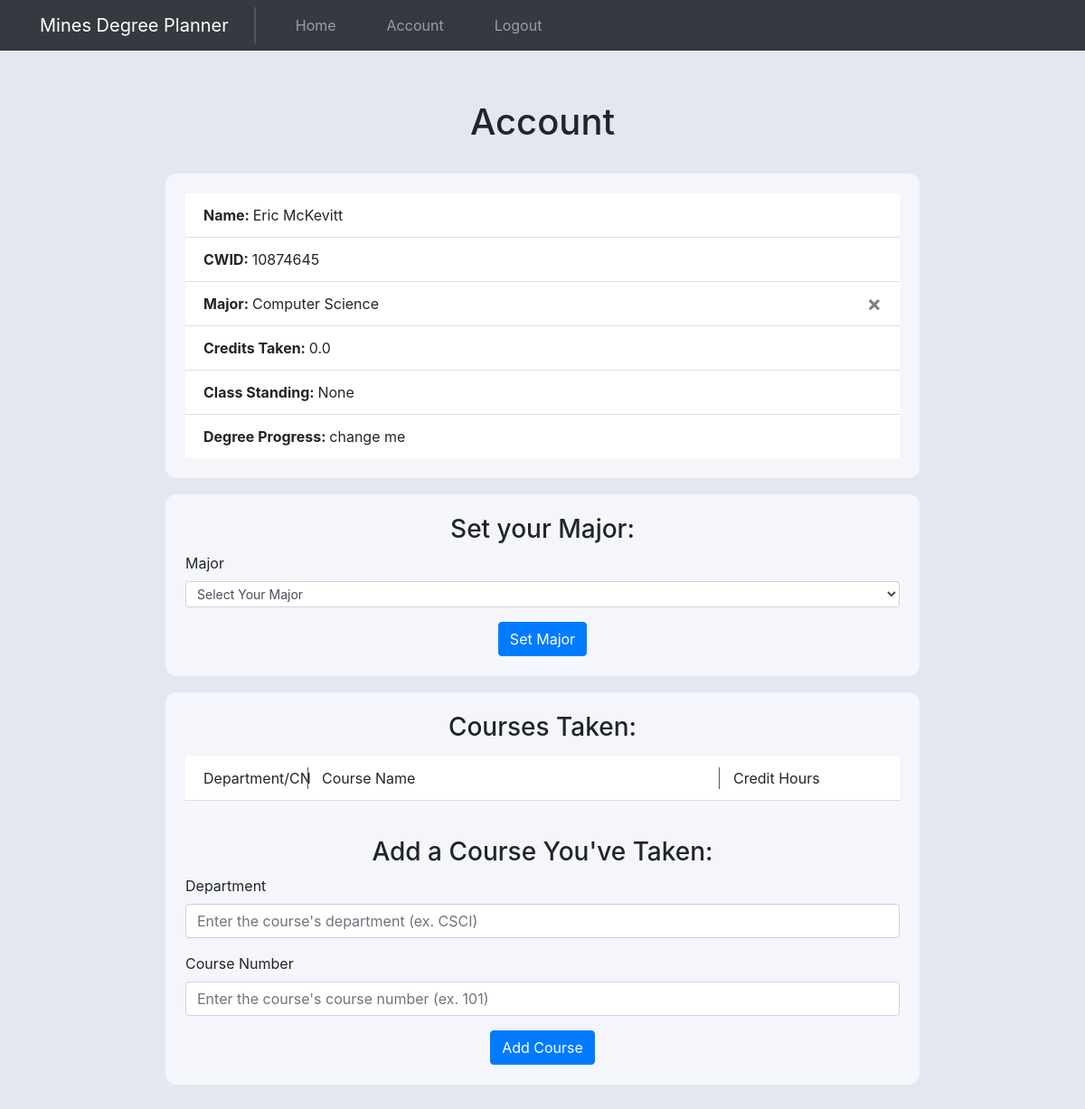
Page /account (signed in) on the earlier database version.
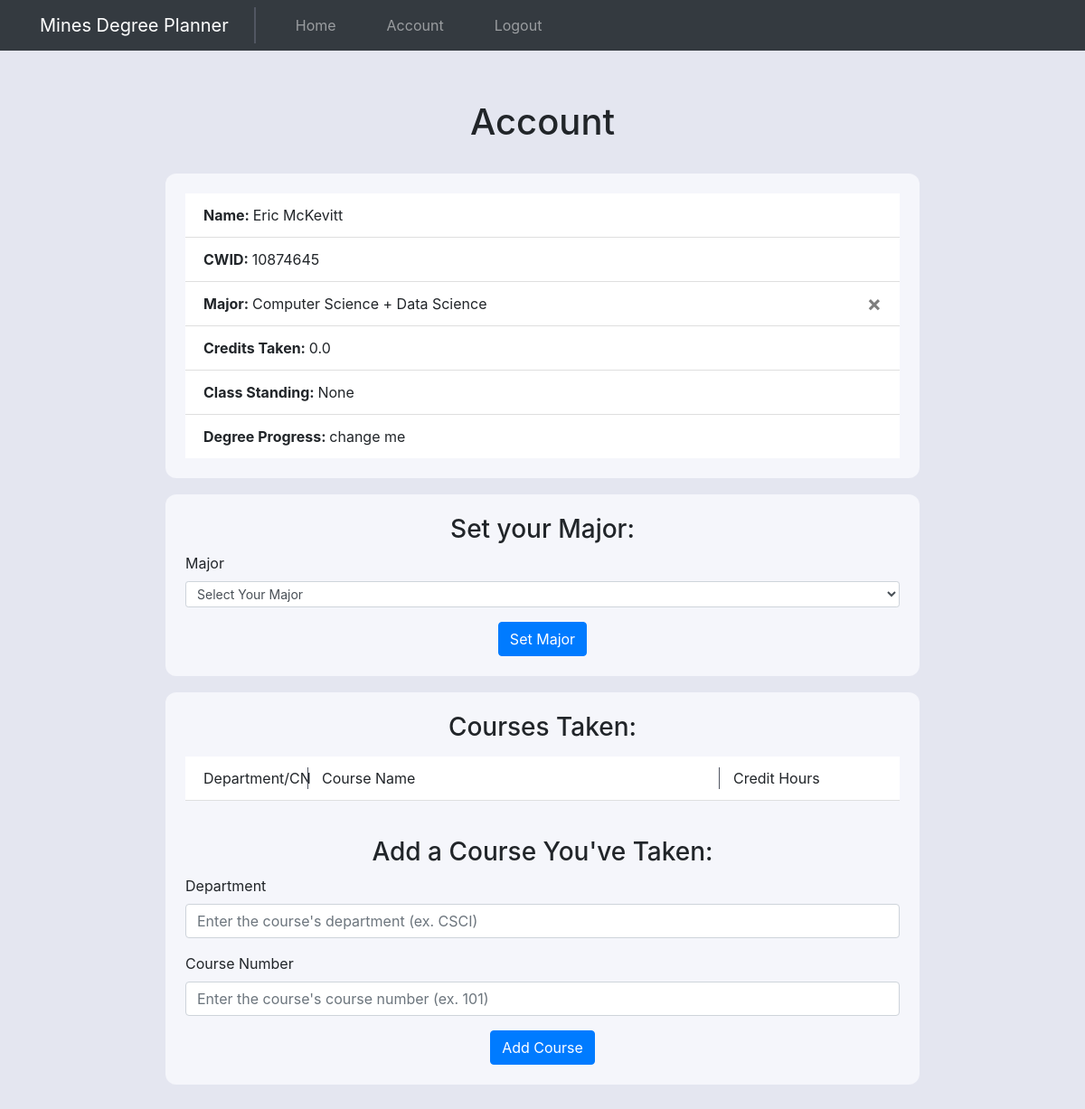
Same page on the later database version.
### website/models.py (models this page shows)
class User(db.Model, UserMixin):
    id = db.Column(db.Integer, primary_key=True)
    cwid = db.Column(db.Integer, unique=True)
    email = db.Column(db.String(150), unique=True)
    password = db.Column(db.String(150))
    first_name = db.Column(db.String(150))
    last_name = db.Column(db.String(150))
    major = db.Column(db.String(150))
    credits_taken = db.Column(db.String(10))
    class_standing = db.Column(db.String(10))
    courses = db.relationship('Course')
    semesters = db.relationship('Semester')
    num_semesters = db.Column(db.Integer)

### website/views.py (the view, shortened to what this page needs)
@views.route('/account', methods=['GET', 'POST'])
@login_required
def account():
    return render_template("account.html", user=current_user)

### website/__init__.py (called while the page is built)
def create_app():
    app = Flask(__name__)
    app.config['SECRET_KEY'] = 'josiefnapwpawoj'
    app.config['SQLALCHEMY_DATABASE_URI'] = f'sqlite:///{DB_NAME}'
    db.init_app(app)
    from .views import views
    from .auth import auth
    app.register_blueprint(views, url_prefix="/")
    app.register_blueprint(auth, url_prefix="/")
    from .models import User, Course, Semester
    create_database(app)
    login_manager = LoginManager()
    login_manager.login_view = 'auth.login'
    login_manager.init_app(app)
    @login_manager.user_loader
    def load_user(id):
        return User.query.get(int(id))
    return app

### website/templates/account.html (shortened to what this page needs)
{% extends "base.html" %} {% block title %}Account{% endblock %} {% block
content%}
<h1 style="text-align: center; padding: 25px 0px">Account</h1>
<section class="account-table">
    <ul class="list-group list-group-flush" id="notes">
        <li class="list-group-item">
            <strong>Name: </strong>{{user.first_name + " " + user.last_name}}
        </li>
        <li class="list-group-item"><strong>CWID: </strong>{{ user.cwid }}</li>
        <li class="list-group-item">
            <strong>Major: </strong>{{ user.major }}
            {% if user.major != 'None' %}
            <button type="button" class="close" onClick="deleteMajor()">
                <span aria-hidden="true">&times;</span>
            </button>
            {% endif %}
        </li>
        <li class="list-group-item">
            <strong>Credits Taken: </strong>{{ user.credits_taken }}
        </li>
        <li class="list-group-item">
            <strong>Class Standing: </strong>{{ user.class_standing }}
        </li>
        <li class="list-group-item">
            <strong>Degree Progress: </strong>change me
        </li>
    </ul>
</section>
<section class="account-major-form-section">
    <form method="POST">
        <h3 align="center">Set your Major:</h3>
        <div class="form-group set-major-form">
            <label for="department">Major</label>
            <select
                name="major"
                id="major"
                class="form-control form-control-sm"
                aria-label=".form-select-sm example"
                size="1"
            >
                <option selected value="None">Select Your Major</option>
            </select>
        </div>
        <div align="center">
            <button type="submit" class="btn btn-primary">Set Major</button>
        </div>
    </form>
</section>
<section class="courses-section">
    {% if user.courses %}
    <h3 align="center">Courses Taken:</h3>
    <ul
        class="list-group list-group-flush courses-taken-list"
        id="notes_titles"
    >
        <li class="list-group-item courses-taken-column-names">
            <div class="row">
                <div class="col-sm-2">Department/CN</div>
                <div class="col-md-7">Course Name</div>
                <div class="col-sm-2">Credit Hours</div>
                <div class="col-sm-1"></div>
            </div>
        </li>
    </ul>
    {% endif %}
    <br />
    <form method="POST">
        <h3 align="center">Add a Course You've Taken:</h3>
        <div class="form-group">
            <label for="department">Department</label>
            <input
                type="text"
                class="form-control"
                id="department"
                name="department"
                placeholder="Enter the course's department (ex. CSCI)"
            />
        </div>
        <div class="form-group">
            <label for="course_number">Course Number</label>
            <input
                type="text"
                class="form-control"
                id="course_number"
                name="course_number"
                placeholder="Enter the course's course number (ex. 101)"
            />
        </div>
        <div align="center">
            <button type="submit" class="btn btn-primary">Add Course</button>
        </div>
    </form>
</section>
{% endblock %}

### website/templates/base.html (shortened to what this page needs)
<!DOCTYPE html>
<html lang="en">
    <head>
        <link
            rel="stylesheet"
            href="https://stackpath.bootstrapcdn.com/bootstrap/4.4.1/css/bootstrap.min.css"
        />
        <link
            rel="stylesheet"
            href="https://stackpath.bootstrapcdn.com/font-awesome/4.7.0/css/font-awesome.min.css"
        />
        <link rel="stylesheet" href="../static/style.css" />
    </head>
    <body>
        <nav class="navbar navbar-expand-lg navbar-dark bg-dark">
            <a
                class="navbar-brand nav-item-padding navbar-title"
                href="/"
                id="nav-title"
                >Mines Degree Planner</a
            >
            <div class="collapse navbar-collapse" id="navbar">
                <div class="navbar-nav">
                    {% if user.is_authenticated %}
                    <a
                        href="/"
                        class="nav-item nav-link nav-item-padding"
                        id="home"
                        >Home</a
                    >
                    <a
                        href="/account"
                        class="nav-item nav-link nav-item-padding"
                        id="account"
                        >Account</a
                    >
                    <a
                        href="/logout"
                        class="nav-item nav-link nav-item-padding"
                        id="logout"
                        >Logout</a
                    >
                    {% endif %}
                </div>
            </div>
        </nav>
        <div class="container-sm" id="main-container">
            {% block content %} {% endblock %}
        </div>
    </body>
</html>

### website/static/style.css (style rules this page uses)
:root { --very-light-blue: #f5f6fb; --darker-color: #e4e6f0; }
body { background-color: var(--darker-color); }
.navbar-title { border-right: #515662 0px solid; transition-duration: 300ms !important; }
.nav-item-padding { padding-left: 28px !important; padding-right: 28px !important; }
body { display: flex; flex-direction: column; }
#main-container { padding-top: 30px; margin: auto !important ; align-self: center; justify-self: center; }
.account-major-form-section { padding: 22px; border-radius: 12px; background-color: var(--very-light-blue); margin-bottom: 18px; }
.courses-section { padding: 22px; border-radius: 12px; background-color: var(--very-light-blue); }
.account-table { padding: 22px; border-radius: 12px; background-color: var(--very-light-blue); margin-bottom: 18px; }
.courses-taken-list { margin-top: 16px; }
.courses-taken-column-names .row :not(:last-child) { border-left: 1px solid #515662; }
.courses-taken-column-names .row :first-child { border-left: none; }
@media screen and (min-width: 576px) { #main-container { width: 72%; } }
@media screen and (min-width: 992px) { .navbar-title { border-right: #515662 2px solid; transition-duration: 300ms !important; } }

Differences in the rows shown:
changed User "Eric McKevitt": major "Computer Science" → "Computer Science + Data Science"
